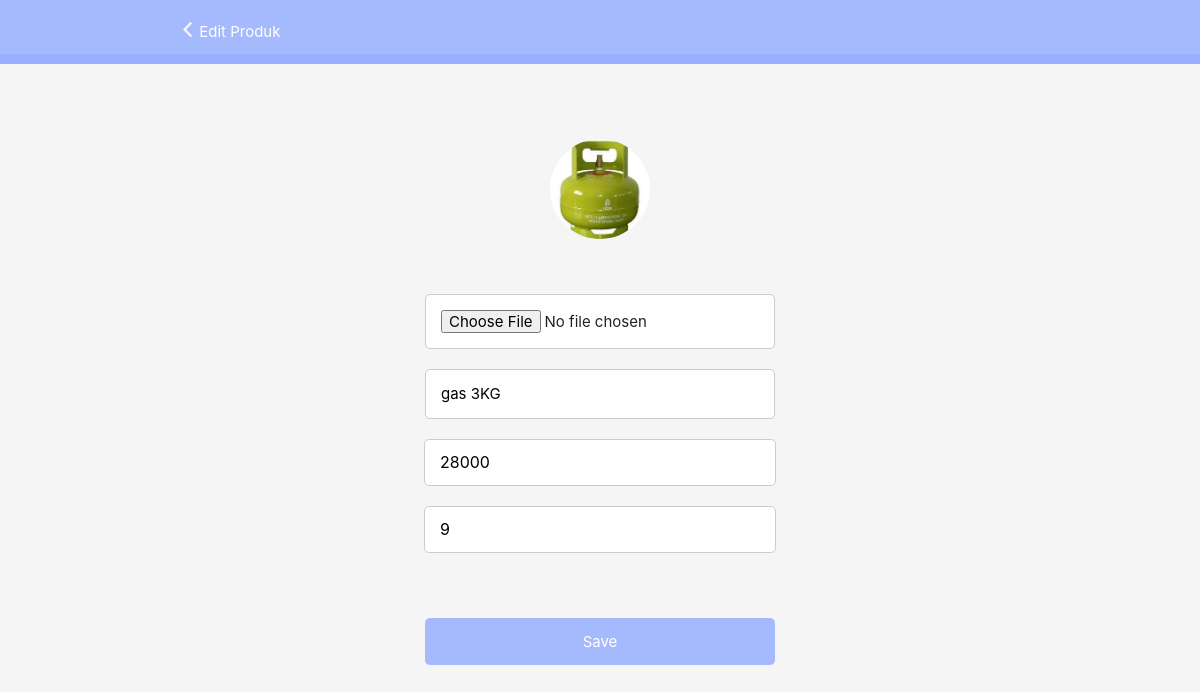
The page /toko/toko/edit.php?id=1 on the database its author committed.
### tables this page shows
CREATE TABLE `produk` (
  `id_produk` int(11) NOT NULL,
  `id_toko` int(11) NOT NULL,
  `tanggal_produk` timestamp NOT NULL DEFAULT current_timestamp(),
  `nama_produk` varchar(50) NOT NULL,
  `harga_produk` int(11) NOT NULL,
  `foto_produk` varchar(100) NOT NULL,
  `stok_produk` int(11) NOT NULL
);

### toko/toko/edit.php (the view, shortened to what this page needs)
<html lang="en">
<head>
	<link type="text/css" href="assets/css/materialize.min.css" rel="stylesheet">
	<link type="text/css" href="assets/css/styles.css" rel="stylesheet">
	<link type="text/css" href="assets/css/pwafirecard.css" rel="stylesheet">
</head>
<body class="grey lighten-4">
	<nav class="z-depth-0">
		<div class="nav-wrapper container">
			<span><a href="index.php?t=produk"><img style="height:15px" src="assets/img/icon/back.png"
						alt="recipe thumb"></a></span>
			<span align="center">Edit Produk</span>
		</div>
	</nav>
    <?php
        $id = $_GET['id'];
						require "config/koneksi.php";
  							$db = mysqli_query($koneksi,"SELECT * FROM produk where id_produk=$id");
							$data = mysqli_fetch_assoc($db);
					?>
					<br><br>
	<div class="parent-pwafire">
		<div class="profil">
			<?php if ($data["foto_produk"]!=null) {?>
			<img style="border-radius:50%; width:100px; height:100px;margin: 30px 0px 0px 0px;"
				src="assets/img/produk/<?php echo $data['foto_produk']; ?>" alt="recipe thumb">
			<?php }else{ ?>
			<img style="border-radius:50%; width:100px; height:100px;margin: 30px 0px 0px 0px;" src="assets/img/icon/shop1.png"
				alt="recipe thumb"> <?php } ?>
		</div>
	</div>
	<br><br>
	<div class="main-div" align="center">
		<form action="index.php?t=produk_update" method="post" enctype="multipart/form-data">
			<input name="gambar" value="<?php echo $data['gambar']?>" type="file" class="validate">
			<input name="nama" value="<?php echo $data['nama_produk']?>" type="text" class="validate" >
			<input name="harga" value="<?php echo $data['harga_produk']?>" type="number" class="validate" >
			<input name="stok" value="<?php echo $data['stok_produk']?>" type="number" class="validate">
			<br><br>
			<button>Save</button>
		</form>
	</div>
</body>
</html>

### toko/assets/css/styles.css (style rules this page uses)
:root { --primary: #98b0ffd9; --secondary: #98b0ff; --title: #1a4bea; }
nav { background: var(--primary); border-bottom: 10px solid var(--secondary); }
nav a { text-transform: uppercase; color: var(--title); }
.main-div { margin: 0px auto; margin-top: 10px; padding: 0px; }
.main-div input { display: block; border: 1px solid #ccc; border-radius: 5px; background: #fff; padding: 15px; outline: none; width: 350px; margin-bottom: 20px; }
.main-div input:not([type]), input[type=datetime-local]:not(.browser-default), input[type=tel]:not(.browser-default), input[type=number]:not(.browser-default), input[type=search]:not(.browser-default), textarea.materialize-textarea { display: block; border: 1px solid #ccc; border-radius: 5px; background: #fff; padding: 15px; outline: none; width: 320px; height: 15px; margin-bottom: 20px; }
.main-div button { background: var(--primary); color: #fff; border: 0px; border-radius: 5px; padding: 15px; display: block; width: 350px; }

### toko/assets/css/pwafirecard.css (style rules this page uses)
.parent-pwafire { display: flex; justify-content: center; align-items: center; align-self: center; }
.profil img { width: 200px; height: 200px; max-width: 250px; max-height: 250px; margin: 30px 0px 0px 55px; }

### rows shown on the page
produk: foto_produk (picture), nama "gas 3KG", harga "28000", stok "9"
